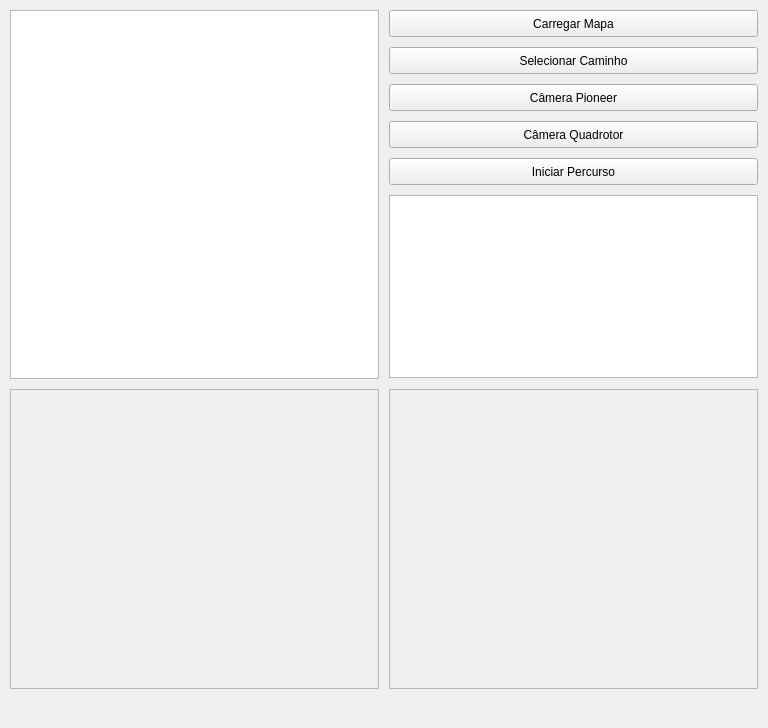
<?xml version="1.0" encoding="UTF-8"?>
<ui version="4.0">
 <class>ProjetoOmega</class>
 <widget class="QMainWindow" name="ProjetoOmega">
  <property name="geometry">
   <rect>
    <x>0</x>
    <y>0</y>
    <width>768</width>
    <height>728</height>
   </rect>
  </property>
  <property name="windowTitle">
   <string>ProjetoOmega</string>
  </property>
  <widget class="QWidget" name="centralWidget">
   <widget class="QGraphicsView" name="graphicsView">
    <property name="geometry">
     <rect>
      <x>10</x>
      <y>10</y>
      <width>369</width>
      <height>369</height>
     </rect>
    </property>
    <property name="sizePolicy">
     <sizepolicy hsizetype="Fixed" vsizetype="Fixed">
      <horstretch>0</horstretch>
      <verstretch>0</verstretch>
     </sizepolicy>
    </property>
    <property name="maximumSize">
     <size>
      <width>1024</width>
      <height>1024</height>
     </size>
    </property>
    <property name="sizeIncrement">
     <size>
      <width>6</width>
      <height>0</height>
     </size>
    </property>
   </widget>
   <widget class="QPushButton" name="pushButton">
    <property name="geometry">
     <rect>
      <x>389</x>
      <y>10</y>
      <width>369</width>
      <height>27</height>
     </rect>
    </property>
    <property name="text">
     <string>Carregar Mapa</string>
    </property>
   </widget>
   <widget class="QPushButton" name="pushButton_2">
    <property name="geometry">
     <rect>
      <x>389</x>
      <y>47</y>
      <width>369</width>
      <height>27</height>
     </rect>
    </property>
    <property name="text">
     <string>Selecionar Caminho</string>
    </property>
   </widget>
   <widget class="QPushButton" name="pushButton_3">
    <property name="geometry">
     <rect>
      <x>389</x>
      <y>158</y>
      <width>369</width>
      <height>27</height>
     </rect>
    </property>
    <property name="text">
     <string>Iniciar Percurso</string>
    </property>
   </widget>
   <widget class="QPushButton" name="pushButton_4">
    <property name="geometry">
     <rect>
      <x>389</x>
      <y>84</y>
      <width>369</width>
      <height>27</height>
     </rect>
    </property>
    <property name="text">
     <string>Câmera Pioneer</string>
    </property>
   </widget>
   <widget class="QPushButton" name="pushButton_5">
    <property name="geometry">
     <rect>
      <x>389</x>
      <y>121</y>
      <width>369</width>
      <height>27</height>
     </rect>
    </property>
    <property name="text">
     <string>Câmera Quadrotor</string>
    </property>
   </widget>
   <widget class="QTextEdit" name="textEdit">
    <property name="geometry">
     <rect>
      <x>389</x>
      <y>195</y>
      <width>369</width>
      <height>183</height>
     </rect>
    </property>
   </widget>
   <widget class="QFrame" name="frame1">
    <property name="geometry">
     <rect>
      <x>10</x>
      <y>389</y>
      <width>369</width>
      <height>300</height>
     </rect>
    </property>
    <property name="frameShape">
     <enum>QFrame::StyledPanel</enum>
    </property>
    <property name="frameShadow">
     <enum>QFrame::Raised</enum>
    </property>
   </widget>
   <widget class="QFrame" name="frame2">
    <property name="geometry">
     <rect>
      <x>389</x>
      <y>389</y>
      <width>369</width>
      <height>300</height>
     </rect>
    </property>
    <property name="frameShape">
     <enum>QFrame::StyledPanel</enum>
    </property>
    <property name="frameShadow">
     <enum>QFrame::Raised</enum>
    </property>
   </widget>
  </widget>
  <widget class="QMenuBar" name="menuBar">
   <property name="geometry">
    <rect>
     <x>0</x>
     <y>0</y>
     <width>768</width>
     <height>25</height>
    </rect>
   </property>
  </widget>
 </widget>
 <layoutdefault spacing="6" margin="11"/>
 <resources/>
 <connections/>
</ui>
